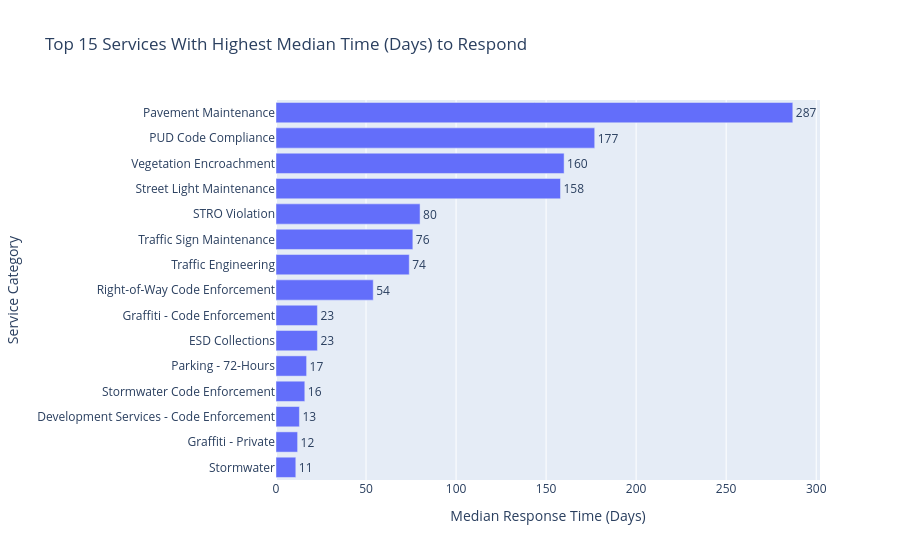

The code cell stored with this chart in its notebook:
### Code cell
med_rsps_days = datasd.groupby('service_name')['case_age_days'].median()
highest_med_days = med_rsps_days.sort_values(ascending=False).reset_index()[:N]
fig = px.bar(
    highest_med_days.sort_values('case_age_days'),
    y='service_name',
    x='case_age_days',
    text_auto='.f',
    title=f'Top {N} Services With Highest Median Time (Days) to Respond',
    labels={'case_age_days': 'Median Response Time (Days)', 'service_name': 'Service Category'}
    )
fig.update_traces(hoverinfo='none', hovertemplate=None, textposition='outside')

### Figure 1 — Plotly figure (JSON) as saved in the notebook; plotly's stock layout.template omitted (floating-point values rounded to 4 significant figures)
{"data": [{"hoverinfo": "none", "legendgroup": "", "marker": {"color": "#636efa", "pattern": {"shape": ""}}, "name": "", "orientation": "h", "showlegend": false, "textposition": "outside", "texttemplate": "%{x:.f}", "type": "bar", "x": [11.0, 12.0, 13.0, 16.0, 17.0, 23.0, 23.0, 54.0, 74.0, 76.0, 80.0, 158.0, 160.0, 177.0, 287.0], "xaxis": "x", "y": ["Stormwater", "Graffiti - Private", "Development Services - Code Enforcement", "Stormwater Code Enforcement", "Parking - 72-Hours", "ESD Collections", "Graffiti - Code Enforcement", "Right-of-Way Code Enforcement", "Traffic Engineering", "Traffic Sign Maintenance", "STRO Violation", "Street Light Maintenance", "Vegetation Encroachment", "PUD Code Compliance", "Pavement Maintenance"], "yaxis": "y"}], "layout": {"barmode": "relative", "legend": {"tracegroupgap": 0}, "title": {"text": "Top 15 Services With Highest Median Time (Days) to Respond"}, "xaxis": {"anchor": "y", "domain": [0, 1], "title": {"text": "Median Response Time (Days)"}}, "yaxis": {"anchor": "x", "domain": [0, 1], "title": {"text": "Service Category"}}}}
